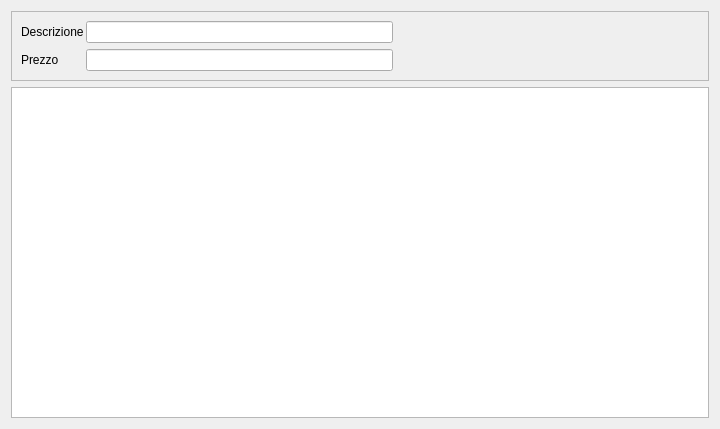
<?xml version="1.0" encoding="UTF-8"?>
<ui version="4.0">
 <class>Form01</class>
 <widget class="QWidget" name="Form01">
  <property name="windowModality">
   <enum>Qt::WindowModal</enum>
  </property>
  <property name="geometry">
   <rect>
    <x>0</x>
    <y>0</y>
    <width>720</width>
    <height>429</height>
   </rect>
  </property>
  <property name="windowTitle">
   <string>Form</string>
  </property>
  <layout class="QVBoxLayout" name="verticalLayout_3">
   <item>
    <layout class="QVBoxLayout" name="verticalLayout_2">
     <item>
      <widget class="QFrame" name="frame">
       <property name="frameShape">
        <enum>QFrame::StyledPanel</enum>
       </property>
       <property name="frameShadow">
        <enum>QFrame::Raised</enum>
       </property>
       <layout class="QVBoxLayout" name="verticalLayout">
        <item>
         <layout class="QGridLayout" name="gridLayout">
          <property name="horizontalSpacing">
           <number>2</number>
          </property>
          <item row="0" column="0">
           <widget class="QLabel" name="label">
            <property name="text">
             <string>Descrizione</string>
            </property>
           </widget>
          </item>
          <item row="0" column="1">
           <widget class="QLineEdit" name="lineEdit"/>
          </item>
          <item row="1" column="0">
           <widget class="QLabel" name="label_2">
            <property name="text">
             <string>Prezzo</string>
            </property>
           </widget>
          </item>
          <item row="1" column="1">
           <widget class="QLineEdit" name="lineEdit_2">
            <property name="maxLength">
             <number>5</number>
            </property>
           </widget>
          </item>
          <item row="1" column="2">
           <spacer name="horizontalSpacer">
            <property name="orientation">
             <enum>Qt::Horizontal</enum>
            </property>
            <property name="sizeHint" stdset="0">
             <size>
              <width>40</width>
              <height>20</height>
             </size>
            </property>
           </spacer>
          </item>
         </layout>
        </item>
       </layout>
      </widget>
     </item>
     <item>
      <widget class="QListWidget" name="listWidget"/>
     </item>
    </layout>
   </item>
  </layout>
 </widget>
 <resources/>
 <connections/>
</ui>
